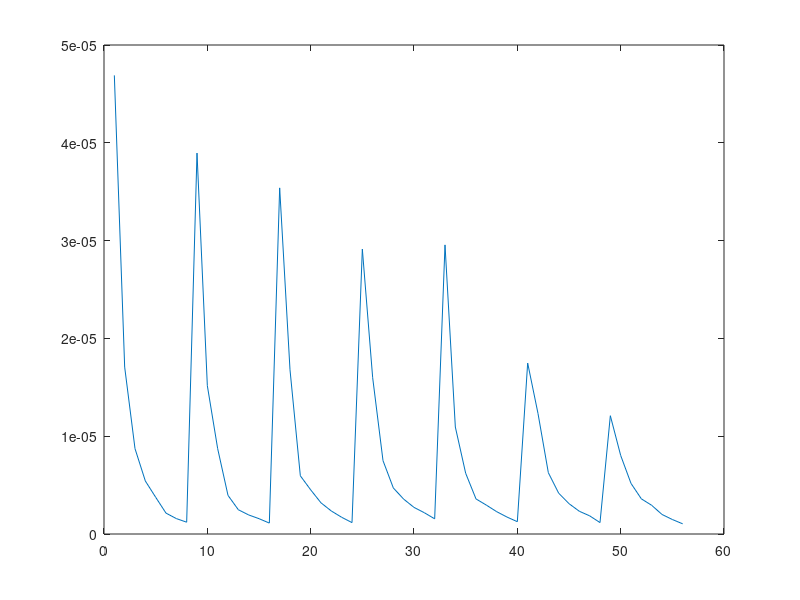

Here is the MATLAB script that generated this plot:
close all;

results.Index=[18 19 20 21 22 17 23 24, 10 11  12 13 14 9 15 16, 26 27 28 29 30 25 31 32, 34 35 36 37 38 33 39 40, 2 3 4 5 6 1 7 8, 42 43 44 45 46 41 47 48, 50 51 52 53 54 49 55 56];
results.U=[0.49266 0.049266 0.098532 0.197064 0.29559255 0.394128 0.591192 0.73899 0.772744031 0.077274403 0.154548806 0.309097612 0.463646418 0.618195225 0.927292837 1.159116046 0.742183211 0.074218321 0.148436642 0.296873284 0.445309927 0.593746569 0.890619853 1.113274816 0.618506754 0.061850675 0.123701351 0.247402702 0.371104052 0.494805403 0.742208105 0.927760131 0.523785507 0.052378551 0.104757101 0.209514194 0.314271292 0.419028389 0.628542583 0.785678229 0.475001175 0.047500118 0.095000235 0.19000047 0.285000705 0.38000094 0.57000141 0.712501763 0.470112776 0.047011278 0.094022555 0.18804511 0.282067665 0.376090221 0.564135331 0.705169164];
results.UCritical3=[0.1816593 0.023507537 0.034792595 0.079004932 0.10267047 0.15041758 0.19840291 0.22514294 0.24308228 0.048582751 0.075647742 0.17412852 0.17726409 0.19807421 0.28164992 0.3137331 0.255678 0.056178596 0.081783243 0.16730054 0.23381835 0.28817981 0.27205729 0.32537937 0.23483938 0.035331476 0.067042403 0.09507446 0.16233659 0.20358914 0.24572572 0.26188564 0.22999389 0.024630338 0.054041471 0.10148294 0.14328393 0.19293411 0.26490715 0.29514256 0.17817686 0.013400591 0.037786718 0.076904207 0.11522955 0.15227365 0.20500094 0.20169224 0.15163258 0.009178328 0.024383787 0.062817246 0.098247379 0.14252599 0.16204987 0.17774601];
results.criticalLength=[4.7352 8.0119 4.7752 4.6953 5.034 4.955 4.5354 5.3746 5.4132 1.5381 4.0748 4.6541 4.9937 5.7727 5.513 4.1148 5.4707 5.9499 4.732 3.3543 4.0931 6.5489 5.5706 5.1912 4.4558 2.7175 4.7755 4.6756 4.0962 5.1352 4.8155 5.1951 4.2571 1.9986 3.2178 4.7367 5.6161 4.7387 4.297 5.2764 4.7163 2.518 2.7379 3.9769 4.0368 4.3166 4.1767 5.1 3.5968 5.2753 2.9773 2.9973 3.2571 3.4369 3.417 3.9365];
results.Re=[248185.3068 24818.53068 49637.06137 99274.12273 148909.4461 198548.2455 297822.3682 372277.9602 208380.4128 20838.04128 41676.08255 83352.1651 125028.2477 166704.3302 250056.4953 312570.6191 186796.6733 18679.66733 37359.33466 74718.66933 112078.004 149437.3387 224156.008 280195.01 213831.2028 21383.12028 42766.24055 85532.48111 128298.7217 171064.9622 256597.4433 320746.8041 224708.7975 22470.87975 44941.75922 89883.51547 134825.2732 179767.0309 269650.5464 337063.183 304976.6774 30497.66774 60995.33547 121990.6709 182986.0064 243981.3419 365972.0128 457465.0161 345620.4629 34562.04629 69124.09258 138248.1852 207372.2777 276496.3703 414744.5555 518430.6943];
results.De=[161410.7738 16141.07738 32282.15475 64564.3095 96845.33392 129128.619 193692.9285 242116.1606 161410.7737 16141.07737 32282.15473 64564.30946 96846.4642 129128.6189 193692.9284 242116.1605 161410.7738 16141.07738 32282.15475 64564.3095 96846.46425 129128.619 193692.9285 242116.1606 161410.7734 16141.07734 32282.15468 64564.30935 96846.46403 129128.6187 193692.9281 242116.1601 161410.7734 16141.07734 32282.15448 64564.30682 96846.46024 129128.6136 193692.9205 242116.1506 161410.7742 16141.07742 32282.15484 64564.30967 96846.46451 129128.6193 193692.929 242116.1613 161410.7741 16141.07741 32282.15483 64564.30965 96846.46448 129128.6193 193692.929 242116.1612];
results.Dh=[0.448351648 0.448351648 0.448351648 0.448351648 0.448351648 0.448351648 0.448351648 0.448351648 0.24 0.24 0.24 0.24 0.24 0.24 0.24 0.24 0.224 0.224 0.224 0.224 0.224 0.224 0.224 0.224 0.307692308 0.307692308 0.307692308 0.307692308 0.307692308 0.307692308 0.307692308 0.307692308 0.381818182 0.381818182 0.381818182 0.381818182 0.381818182 0.381818182 0.381818182 0.381818182 0.571428571 0.571428571 0.571428571 0.571428571 0.571428571 0.571428571 0.571428571 0.571428571 0.654315789 0.654315789 0.654315789 0.654315789 0.654315789 0.654315789 0.654315789 0.654315789];
results.De=[161410.7738 16141.07738 32282.15475 64564.3095 96845.33392 129128.619 193692.9285 242116.1606 161410.7737 16141.07737 32282.15473 64564.30946 96846.4642 129128.6189 193692.9284 242116.1605 161410.7738 16141.07738 32282.15475 64564.3095 96846.46425 129128.619 193692.9285 242116.1606 161410.7734 16141.07734 32282.15468 64564.30935 96846.46403 129128.6187 193692.9281 242116.1601 161410.7734 16141.07734 32282.15448 64564.30682 96846.46024 129128.6136 193692.9205 242116.1506 161410.7742 16141.07742 32282.15484 64564.30967 96846.46451 129128.6193 193692.929 242116.1613 161410.7741 16141.07741 32282.15483 64564.30965 96846.46448 129128.6193 193692.929 242116.1612];
results.Dh=[0.448351648 0.448351648 0.448351648 0.448351648 0.448351648 0.448351648 0.448351648 0.448351648 0.24 0.24 0.24 0.24 0.24 0.24 0.24 0.24 0.224 0.224 0.224 0.224 0.224 0.224 0.224 0.224 0.307692308 0.307692308 0.307692308 0.307692308 0.307692308 0.307692308 0.307692308 0.307692308 0.381818182 0.381818182 0.381818182 0.381818182 0.381818182 0.381818182 0.381818182 0.381818182 0.571428571 0.571428571 0.571428571 0.571428571 0.571428571 0.571428571 0.571428571 0.571428571 0.654315789 0.654315789 0.654315789 0.654315789 0.654315789 0.654315789 0.654315789 0.654315789];
results.AR=[0.392156863 0.392156863 0.392156863 0.392156863 0.392156863 0.392156863 0.392156863 0.392156863 1 1 1 1 1 1 1 1 2 2 2 2 2 2 2 2 0.8 0.8 0.8 0.8 0.8 0.8 0.8 0.8 0.6 0.6 0.6 0.6 0.6 0.6 0.6 0.6 0.2 0.2 0.2 0.2 0.2 0.2 0.2 0.2 0.141891892 0.141891892 0.141891892 0.141891892 0.141891892 0.141891892 0.141891892 0.141891892];
results.meanMagU=[0.251985212 0.031617663 0.05238504 0.120157838 0.202821375 0.228680279 0.316493292 0.338658216 0.27339263 0.07425215 0.105036322 0.179964735 0.231209035 0.255963871 0.271518042 0.257454585 0.270671881 0.04306113 0.083888073 0.176354753 0.232924813 0.256465527 0.279097678 0.211154554 0.314449264 0.059014599 0.078671998 0.142569682 0.225088341 0.257316383 0.348426874 0.389552832 0.295039803 0.042925456 0.076966419 0.131453992 0.176611856 0.26528228 0.331704084 0.381918925 0.292368459 0.024327919 0.056963101 0.128746036 0.205626735 0.269681034 0.431003398 0.427690936 0.298081741 0.023742815 0.052432437 0.106665727 0.167120459 0.233834775 0.320103056 0.384702152];
results.meanUx=[0.251135886 0.030959858 0.054238059 0.124207377 0.192117557 0.232125521 0.286593616 0.337852389 0.284682542 0.075104162 0.104323618 0.172986269 0.227484092 0.232617617 0.326621294 0.357801437 0.273528576 0.044977859 0.079685651 0.163649425 0.230171815 0.280658096 0.304466426 0.309143692 0.291665643 0.04917594 0.0702198 0.143430442 0.200897112 0.257664144 0.319807768 0.371405512 0.288362682 0.036988474 0.066038162 0.127724558 0.179661721 0.232735351 0.318655163 0.40350005 0.363807797 0.021172497 0.07091514 0.14504008 0.184326112 0.268047988 0.387241542 0.410324603 0.279887229 0.02639382 0.053177346 0.096992537 0.183373734 0.251027137 0.331561774 0.359811723];
results.A=[0.51 0.51 0.51 0.51 0.51 0.51 0.51 0.51 0.18 0.18 0.18 0.18 0.18 0.18 0.18 0.18 0.14 0.14 0.14 0.14 0.14 0.14 0.14 0.14 0.25 0.25 0.25 0.25 0.25 0.25 0.25 0.25 0.35 0.35 0.35 0.35 0.35 0.35 0.35 0.35 1 1 1 1 1 1 1 1 1.48 1.48 1.48 1.48 1.48 1.48 1.48 1.48]; 
 

UCritical3=results.UCritical3;

% UCritical3(2)=0.021436;
% UCritical3(3)=0.042434;
% UCritical3(5)=0.1303;
% UCritical3(6)=0.1709;
% UCritical3(12)=0.1371;
% UCritical3(14)=0.2096;
% UCritical3(28)=0.1191;
% UCritical3(33)=0.2217;
% UCritical3(39)=0.2259;
% UCritical3(40)=0.2419;
% UCritical3(43)=0.03579;
% UCritical3(47)=0.1806;
% UCritical3(57)=0.1947;

U=results.U;
criticalLength=results.criticalLength;
Re=results.Re;
De=results.De;
Dh=results.Dh;
AR=results.AR;
meanMagU=results.meanMagU;
meanUx=results.meanUx;
A=results.A;


% 
% for i=1:7
%     figure;
%     plot(UCritical3([9,25,33,1,41,49]+i));
% end


UCritical3= UCritical3(results.Index);
De=De(results.Index);
Re=Re(results.Index);
U=U(results.Index);
AR=AR(results.Index);
Dh=Dh(results.Index);
A=A(results.Index);

plot(UCritical3./U./De)

% 
% plot(UCritical3(1:8));
% hold on;
% plot(UCritical3(9:16));
% plot(UCritical3(25:32));
% plot(UCritical3(33:40));
% plot(UCritical3(41:48));
% plot(UCritical3(49:56));
% 
% legend('1:8','9:16','25:32','33:40','41:48','49:56');
%  


% plot(UCritical3./Re)
 
% a=UCritical3./U./De;
% b=AR;
% c=1./Dh;
% 
% a=a./min(a);
% b=b./min(b);
% c=c./min(c);
% a=a./11.62;
% 
% plot(a([1 9 17 25 33 41 49]+7))

% subplot(3,1,1)
% plot(a);
% subplot(3,1,2)
% plot(b);
% subplot(3,1,3)
% plot(c);


% plot(UCritical3./U./De)
 
% for i=1:0.01:2
% 
% haha=UCritical3./U./Re.*Dh.^i;
% 
% plot(haha);
% 
%  
% title(num2str(i))
% pause();
% clf
% end
 